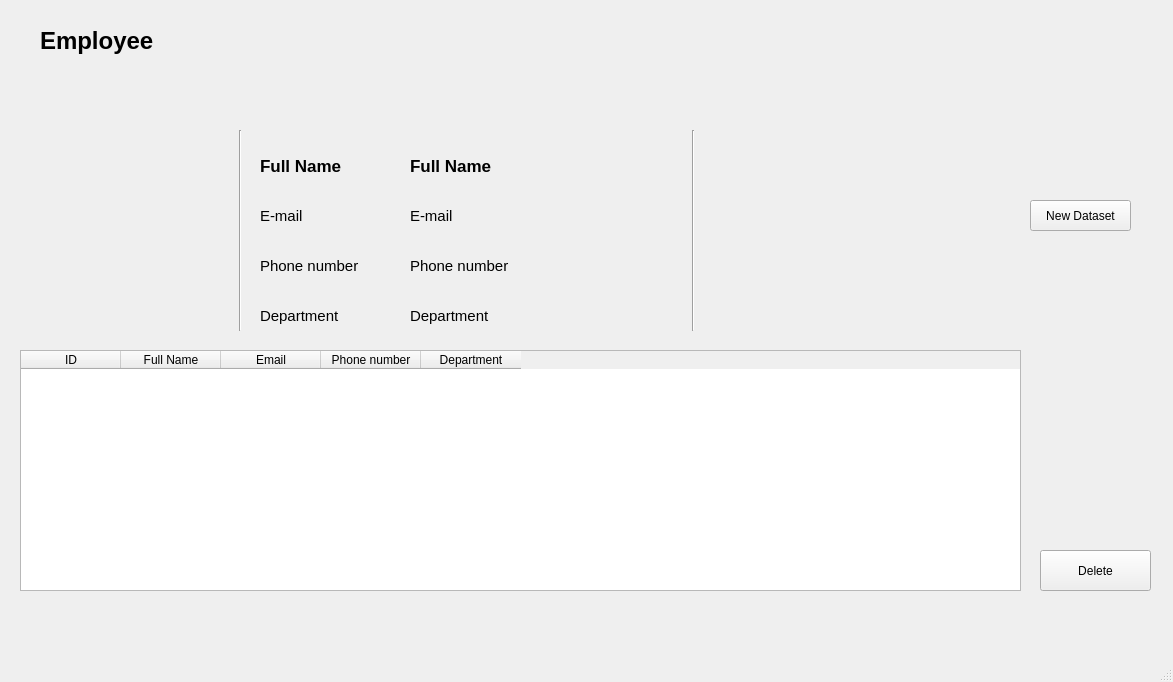
<?xml version="1.0" encoding="UTF-8"?>
<ui version="4.0">
 <class>MainWindow</class>
 <widget class="QMainWindow" name="MainWindow">
  <property name="geometry">
   <rect>
    <x>0</x>
    <y>0</y>
    <width>1173</width>
    <height>682</height>
   </rect>
  </property>
  <property name="windowTitle">
   <string>MainWindow</string>
  </property>
  <widget class="QWidget" name="centralwidget">
   <widget class="QLabel" name="avatar">
    <property name="geometry">
     <rect>
      <x>30</x>
      <y>140</y>
      <width>191</width>
      <height>161</height>
     </rect>
    </property>
    <property name="text">
     <string/>
    </property>
    <property name="pixmap">
     <pixmap resource="res.qrc">:/avatar/default_avatar.png</pixmap>
    </property>
    <property name="scaledContents">
     <bool>true</bool>
    </property>
   </widget>
   <widget class="QLabel" name="txt_FullName">
    <property name="geometry">
     <rect>
      <x>410</x>
      <y>150</y>
      <width>251</width>
      <height>31</height>
     </rect>
    </property>
    <property name="font">
     <font>
      <pointsize>13</pointsize>
      <weight>75</weight>
      <bold>true</bold>
     </font>
    </property>
    <property name="text">
     <string>Full Name</string>
    </property>
   </widget>
   <widget class="QLabel" name="txt_Gmail">
    <property name="geometry">
     <rect>
      <x>410</x>
      <y>200</y>
      <width>251</width>
      <height>31</height>
     </rect>
    </property>
    <property name="font">
     <font>
      <pointsize>11</pointsize>
     </font>
    </property>
    <property name="text">
     <string>E-mail</string>
    </property>
   </widget>
   <widget class="QLabel" name="txt_Phonenumber">
    <property name="geometry">
     <rect>
      <x>410</x>
      <y>250</y>
      <width>251</width>
      <height>31</height>
     </rect>
    </property>
    <property name="font">
     <font>
      <pointsize>11</pointsize>
     </font>
    </property>
    <property name="text">
     <string>Phone number</string>
    </property>
   </widget>
   <widget class="QLabel" name="label">
    <property name="geometry">
     <rect>
      <x>40</x>
      <y>20</y>
      <width>181</width>
      <height>41</height>
     </rect>
    </property>
    <property name="font">
     <font>
      <pointsize>18</pointsize>
      <weight>75</weight>
      <bold>true</bold>
     </font>
    </property>
    <property name="text">
     <string>Employee</string>
    </property>
   </widget>
   <widget class="QLabel" name="txt_Department">
    <property name="geometry">
     <rect>
      <x>410</x>
      <y>300</y>
      <width>251</width>
      <height>31</height>
     </rect>
    </property>
    <property name="font">
     <font>
      <pointsize>11</pointsize>
     </font>
    </property>
    <property name="text">
     <string>Department</string>
    </property>
   </widget>
   <widget class="QTableWidget" name="tbl_Employee">
    <property name="geometry">
     <rect>
      <x>20</x>
      <y>350</y>
      <width>1001</width>
      <height>241</height>
     </rect>
    </property>
    <column>
     <property name="text">
      <string>ID</string>
     </property>
    </column>
    <column>
     <property name="text">
      <string>Full Name</string>
     </property>
    </column>
    <column>
     <property name="text">
      <string>Email</string>
     </property>
    </column>
    <column>
     <property name="text">
      <string>Phone number</string>
     </property>
    </column>
    <column>
     <property name="text">
      <string>Department</string>
     </property>
    </column>
   </widget>
   <widget class="QLabel" name="logo">
    <property name="geometry">
     <rect>
      <x>230</x>
      <y>30</y>
      <width>71</width>
      <height>61</height>
     </rect>
    </property>
    <property name="text">
     <string/>
    </property>
    <property name="pixmap">
     <pixmap resource="res.qrc">:/avatar/default_avatar.png</pixmap>
    </property>
    <property name="scaledContents">
     <bool>true</bool>
    </property>
   </widget>
   <widget class="QPushButton" name="pushButton">
    <property name="geometry">
     <rect>
      <x>1040</x>
      <y>550</y>
      <width>111</width>
      <height>41</height>
     </rect>
    </property>
    <property name="text">
     <string>Delete</string>
    </property>
   </widget>
   <widget class="QPushButton" name="pushButton_2">
    <property name="geometry">
     <rect>
      <x>1030</x>
      <y>200</y>
      <width>101</width>
      <height>31</height>
     </rect>
    </property>
    <property name="text">
     <string>New Dataset</string>
    </property>
   </widget>
   <widget class="QLabel" name="label_Fullname">
    <property name="geometry">
     <rect>
      <x>260</x>
      <y>150</y>
      <width>121</width>
      <height>31</height>
     </rect>
    </property>
    <property name="font">
     <font>
      <pointsize>13</pointsize>
      <weight>75</weight>
      <bold>true</bold>
     </font>
    </property>
    <property name="text">
     <string>Full Name</string>
    </property>
   </widget>
   <widget class="QLabel" name="label1">
    <property name="geometry">
     <rect>
      <x>260</x>
      <y>200</y>
      <width>61</width>
      <height>31</height>
     </rect>
    </property>
    <property name="font">
     <font>
      <pointsize>11</pointsize>
     </font>
    </property>
    <property name="text">
     <string>E-mail</string>
    </property>
   </widget>
   <widget class="QLabel" name="label1_2">
    <property name="geometry">
     <rect>
      <x>260</x>
      <y>250</y>
      <width>121</width>
      <height>31</height>
     </rect>
    </property>
    <property name="font">
     <font>
      <pointsize>11</pointsize>
     </font>
    </property>
    <property name="text">
     <string>Phone number</string>
    </property>
   </widget>
   <widget class="QLabel" name="label1_3">
    <property name="geometry">
     <rect>
      <x>260</x>
      <y>300</y>
      <width>121</width>
      <height>31</height>
     </rect>
    </property>
    <property name="font">
     <font>
      <pointsize>11</pointsize>
     </font>
    </property>
    <property name="text">
     <string>Department</string>
    </property>
   </widget>
   <widget class="Line" name="line">
    <property name="geometry">
     <rect>
      <x>683</x>
      <y>130</y>
      <width>20</width>
      <height>201</height>
     </rect>
    </property>
    <property name="orientation">
     <enum>Qt::Vertical</enum>
    </property>
   </widget>
   <widget class="Line" name="line_2">
    <property name="geometry">
     <rect>
      <x>230</x>
      <y>130</y>
      <width>20</width>
      <height>201</height>
     </rect>
    </property>
    <property name="orientation">
     <enum>Qt::Vertical</enum>
    </property>
   </widget>
   <widget class="QLabel" name="dataset_IMG">
    <property name="geometry">
     <rect>
      <x>740</x>
      <y>150</y>
      <width>211</width>
      <height>161</height>
     </rect>
    </property>
    <property name="text">
     <string/>
    </property>
   </widget>
  </widget>
  <widget class="QMenuBar" name="menubar">
   <property name="geometry">
    <rect>
     <x>0</x>
     <y>0</y>
     <width>1173</width>
     <height>26</height>
    </rect>
   </property>
  </widget>
  <widget class="QStatusBar" name="statusbar"/>
 </widget>
 <resources>
  <include location="res.qrc"/>
 </resources>
 <connections/>
</ui>
